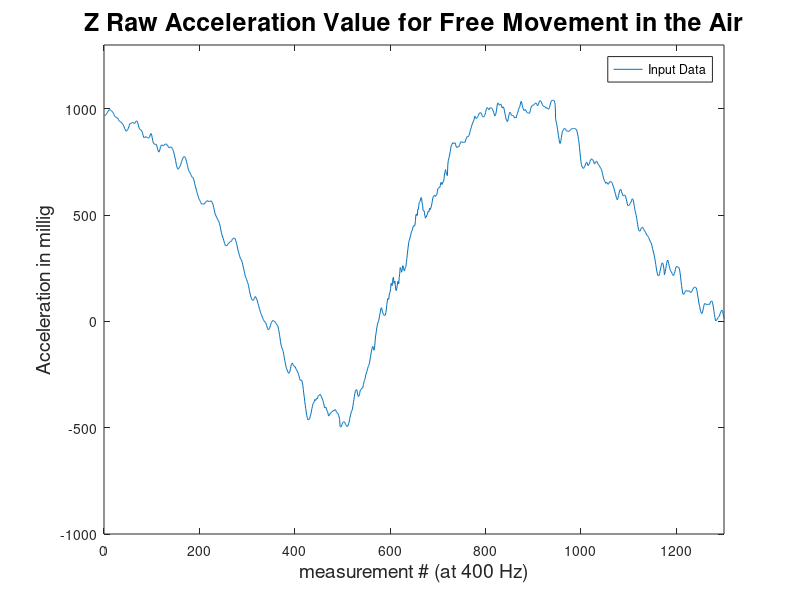

Here is the MATLAB script that generated this plot:
clear all;
data = importdata('data3z.txt');
s = size(data);
number = 1:1:s;
dataformatted = [number', data];
str = sprintf('Z Raw Acceleration Value for Free Movement in the Air');
figure('units','normalized','outerposition',[0 0 1 1])
plot(dataformatted(:,1),dataformatted(:,2));
title(str,'fontsize',18);
xlabel('measurement # (at 400 Hz)','fontsize',14);
ylabel('Acceleration in millig','fontsize',14);
legend('Input Data','Output Data');
axis([000 1300 -1000 1300]);
% data = importdata('data2z.txt');
% s = size(data);
% number = 1:1:s;
% dataformatted = [number', data];
% str = sprintf('Kalman filter r = %f, q = %f, x = %f, p = %f, k = %f',dataformatted(1,3),dataformatted(1,4), dataformatted(1,5), dataformatted(1,6),dataformatted(1,7));
% subplot(2,1,2),
% plot(dataformatted(:,1),dataformatted(:,2),dataformatted(:,1),dataformatted(:,5));
% title(str,'fontsize',18);
% xlabel('measurement # (/100 for seconds)','fontsize',14);
% ylabel('Acceleration in millig','fontsize',14);
% legend('Input Data','Output Data');
% axis([200 300 800 1200]);